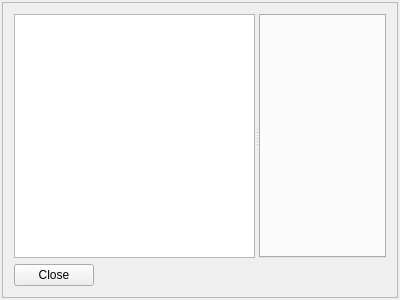
<?xml version="1.0" encoding="UTF-8"?>
<ui version="4.0">
 <class>MonitorMain</class>
 <widget class="QMainWindow" name="MonitorMain">
  <property name="geometry">
   <rect>
    <x>0</x>
    <y>0</y>
    <width>400</width>
    <height>300</height>
   </rect>
  </property>
  <property name="windowTitle">
   <string>Minos Log Monitor</string>
  </property>
  <widget class="QWidget" name="centralWidget">
   <layout class="QVBoxLayout" name="verticalLayout">
    <property name="spacing">
     <number>2</number>
    </property>
    <property name="leftMargin">
     <number>2</number>
    </property>
    <property name="topMargin">
     <number>2</number>
    </property>
    <property name="rightMargin">
     <number>2</number>
    </property>
    <property name="bottomMargin">
     <number>2</number>
    </property>
    <item>
     <widget class="QFrame" name="frame">
      <property name="frameShape">
       <enum>QFrame::StyledPanel</enum>
      </property>
      <property name="frameShadow">
       <enum>QFrame::Raised</enum>
      </property>
      <layout class="QVBoxLayout" name="verticalLayout_2" stretch="1,0">
       <item>
        <widget class="MinosSplitter" name="monitorSplitter">
         <property name="sizePolicy">
          <sizepolicy hsizetype="Expanding" vsizetype="Preferred">
           <horstretch>0</horstretch>
           <verstretch>0</verstretch>
          </sizepolicy>
         </property>
         <property name="orientation">
          <enum>Qt::Horizontal</enum>
         </property>
         <widget class="QTreeView" name="monitorTree">
          <property name="sizePolicy">
           <sizepolicy hsizetype="Expanding" vsizetype="Expanding">
            <horstretch>1</horstretch>
            <verstretch>0</verstretch>
           </sizepolicy>
          </property>
          <attribute name="headerVisible">
           <bool>false</bool>
          </attribute>
         </widget>
         <widget class="QTabWidget" name="contestPageControl">
          <property name="sizePolicy">
           <sizepolicy hsizetype="Expanding" vsizetype="Expanding">
            <horstretch>4</horstretch>
            <verstretch>0</verstretch>
           </sizepolicy>
          </property>
         </widget>
        </widget>
       </item>
       <item>
        <layout class="QHBoxLayout" name="horizontalLayout">
         <item>
          <widget class="QPushButton" name="closeButton">
           <property name="text">
            <string>Close</string>
           </property>
          </widget>
         </item>
         <item>
          <spacer name="horizontalSpacer">
           <property name="orientation">
            <enum>Qt::Horizontal</enum>
           </property>
           <property name="sizeHint" stdset="0">
            <size>
             <width>40</width>
             <height>20</height>
            </size>
           </property>
          </spacer>
         </item>
        </layout>
       </item>
      </layout>
     </widget>
    </item>
   </layout>
  </widget>
  <widget class="QMenuBar" name="menuBar">
   <property name="geometry">
    <rect>
     <x>0</x>
     <y>0</y>
     <width>400</width>
     <height>21</height>
    </rect>
   </property>
  </widget>
 </widget>
 <layoutdefault spacing="6" margin="11"/>
 <customwidgets>
  <customwidget>
   <class>MinosSplitter</class>
   <extends>QSplitter</extends>
   <header>minossplitter.h</header>
   <container>1</container>
  </customwidget>
 </customwidgets>
 <resources/>
 <connections/>
</ui>
